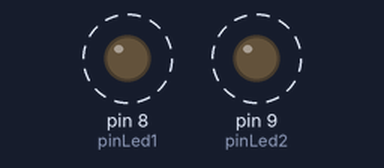
The sketch below on a simulated Arduino Uno, built with avr-gcc and run on an emulated ATmega328P. Shown: output pins drawn as LEDs (lit = HIGH). Dashed ring = blinking.

Above: at 0.2 s.
Timing chart, 0 to 4.6 s (numbered marks = the images above):
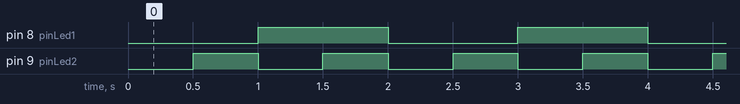

The sketch:

function_millis_led.ino
```cpp
unsigned long interval = 1000;
unsigned long nilaiAwal1 = 0;
unsigned long nilaiAwal2 = 0;

int pinLed1 = 8;
int pinLed2 = 9;

int statusLed1 = false;
int statusLed2 = false;

void setup() {
  Serial.begin(9600);
  pinMode(pinLed1, OUTPUT);
  pinMode(pinLed2, OUTPUT);
}

void loop() {
  unsigned long nilaiSekarang = millis();

  if(nilaiSekarang - nilaiAwal1 >= interval) {
    statusLed1 = !statusLed1;
    digitalWrite(pinLed1, statusLed1);
    nilaiAwal1 = nilaiSekarang;
  }

   if(nilaiSekarang - nilaiAwal2 >= (interval / 2)) {
    statusLed2 = !statusLed2;
    digitalWrite(pinLed2, statusLed2);
    nilaiAwal2 = nilaiSekarang;
  }
}
```

Measured:
- by itself, pin 8 (pinLed1): alternates HIGH for 1.0 s and LOW for 1.0 s
- by itself, pin 9 (pinLed2): alternates HIGH for 0.50 s and LOW for 0.50 s
- by itself, everything shown: repeats every 2.0 s, in 4 steps
